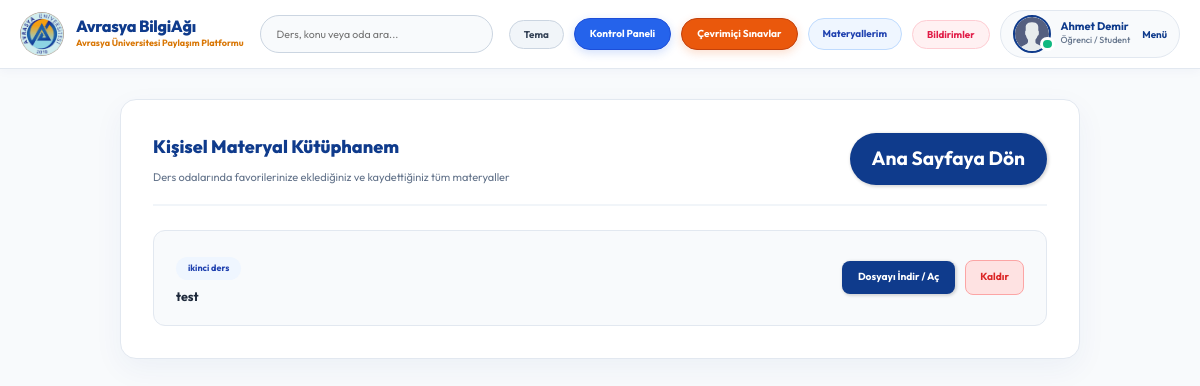
/my-saved-resources/ (signed in), run on an earlier commit of the app's database.
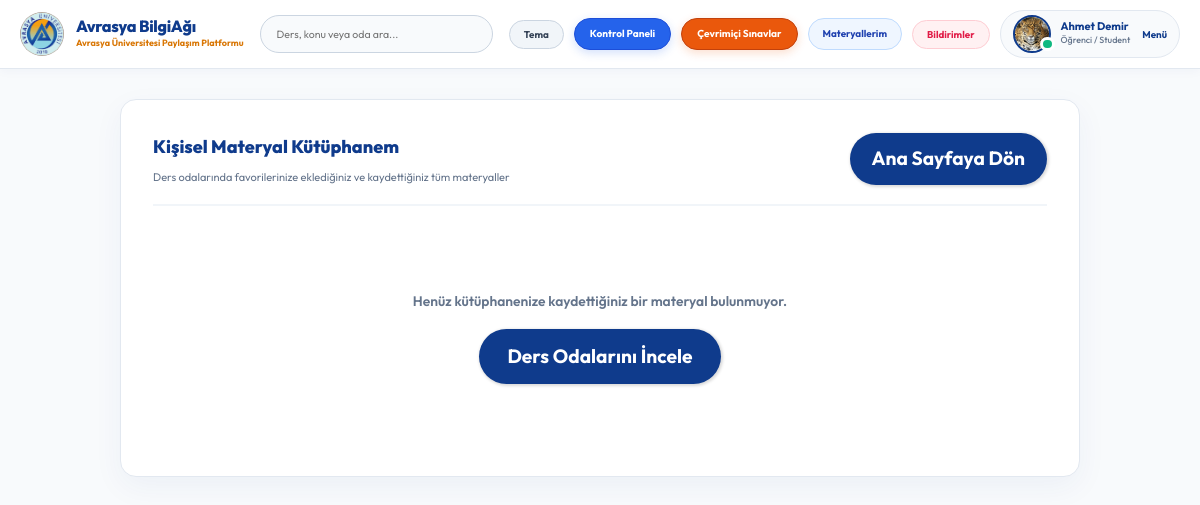
And on a later commit of the database.
### base/models.py (models this page shows, shortened)
class User(AbstractUser):
    name = models.CharField(max_length=200, null=True, verbose_name="Ad Soyad")
    email = models.EmailField(unique=True, null=True, verbose_name="E-Posta Adresi")
    bio = models.TextField(null=True, verbose_name="Hakkımda (Biyografi)")
    avatar = models.ImageField(null=True, default="avatar.svg", verbose_name="Profil Fotoğrafı (Avatar)")
    student_id = models.CharField(max_length=50, null=True, blank=True, verbose_name="Öğrenci / Sicil No")
    department = models.CharField(max_length=100, choices=DEPARTMENT_CHOICES, default='Genel / Diğer', verbose_name="Fakülte / Bölüm")
    role = models.CharField(max_length=20, choices=ROLE_CHOICES, default='student', verbose_name="Akademik Rol")
    github_link = models.URLField(max_length=255, null=True, blank=True, verbose_name="GitHub Profili")
    linkedin_link = models.URLField(max_length=255, null=True, blank=True, verbose_name="LinkedIn Profili")
    objects = CustomUserManager()
    USERNAME_FIELD = 'email'
    REQUIRED_FIELDS = ['username']
    @property
    def unread_notifications_count(self):
        return self.notifications.filter(is_read=False).count()
    @property
    def unread_notifications(self):
        return self.notifications.filter(is_read=False)

class Resource(models.Model):
    user = models.ForeignKey(User, on_delete=models.CASCADE)
    room = models.ForeignKey(Room, on_delete=models.CASCADE, related_name='resources')
    title = models.CharField(max_length=200, verbose_name="Kaynak Başlığı")
    file = models.FileField(upload_to="resources/%Y/%m/", null=True, blank=True, verbose_name="Dosya (PDF, ZIP, Resim)")
    link = models.URLField(max_length=500, null=True, blank=True, verbose_name="Bağlantı (URL)")
    description = models.TextField(null=True, blank=True, verbose_name="Açıklama")
    saved_by = models.ManyToManyField(User, related_name='saved_resources', blank=True)
    created = models.DateTimeField(auto_now_add=True)
    class Meta:
        ordering = ['-created']

class Room(models.Model):
    host = models.ForeignKey(User, on_delete=models.SET_NULL, null=True)
    topic = models.ForeignKey(Topic, on_delete=models.SET_NULL, null=True, verbose_name="Bölüm / Akademik Konu")
    name = models.CharField(max_length=200, verbose_name="Çalışma Odası Adı")
    course_code = models.CharField(max_length=50, null=True, blank=True, verbose_name="Ders Kodu (örn: CENG201)")
    room_type = models.CharField(max_length=20, choices=ROOM_TYPE_CHOICES, default='general', verbose_name="Oda Türü")
    description = models.TextField(null=True, blank=True, verbose_name="Oda Açıklaması")
    participants = models.ManyToManyField(
        User, related_name='participants', blank=True)
    updated = models.DateTimeField(auto_now=True)
    created = models.DateTimeField(auto_now_add=True)
    class Meta:
        ordering = ['-updated', '-created']

### base/views.py (the view)
# urls.py: path('my-saved-resources/', views.saved_resources, name="saved-resources"),
@login_required(login_url='login')
def saved_resources(request):
    resources = request.user.saved_resources.all()
    return render(request, 'base/saved_resources.html', {'resources': resources})

### base/templates/base/saved_resources.html (shortened to what this page needs)
{% extends 'main.html' %}
{% block content %}
<main class="layout" style="max-width: 1000px; margin: 30px auto; padding: 0 20px;">
    <div class="saved-resources-box" style="padding: 32px; border-radius: 16px; box-shadow: 0 10px 30px rgba(15, 59, 140, 0.05);">
        <div style="display: flex; justify-content: space-between; align-items: center; border-bottom: 2px solid #f1f5f9; padding-bottom: 18px; margin-bottom: 24px; flex-wrap: wrap; gap: 12px;">
            <div>
                <h2 style="margin: 0; font-size: 1.5rem; font-weight: 800; display: flex; align-items: center; gap: 10px;">
                    Kişisel Materyal Kütüphanem
                </h2>
                <p style="margin: 6px 0 0 0; font-size: 0.92rem;">Ders odalarında favorilerinize eklediğiniz ve kaydettiğiniz tüm materyaller</p>
            </div>
            <a href="{% url 'home' %}" class="btn btn--main" style="padding: 10px 22px; border-radius: 50px; font-weight: 700; text-decoration: none; display: inline-flex; align-items: center; gap: 8px;">
                Ana Sayfaya Dön
            </a>
        </div>
        <div style="display: flex; flex-direction: column; gap: 14px;">
            {% for res in resources %}
            <div class="saved-resource-card" style="display: flex; justify-content: space-between; align-items: center; padding: 18px 22px; border-radius: 12px; flex-wrap: wrap; gap: 12px;">
                <div>
                    <span style="display: inline-flex; align-items: center; gap: 6px; background: #eff6ff; color: #1e40af; font-size: 0.75rem; font-weight: 700; padding: 4px 12px; border-radius: 20px; margin-bottom: 6px;">
                        {{ res.room.name }}
                    </span>
                    <h4 style="margin: 0; font-size: 1.05rem; font-weight: 700;">{{ res.title }}</h4>
                </div>
                <div style="display: flex; gap: 10px; align-items: center;">
                    {% if res.file %}
                    <a href="{{ res.file.url }}" target="_blank" class="btn btn--main" style="padding: 8px 16px; border-radius: 8px; font-size: 0.85rem; font-weight: 700; text-decoration: none; display: inline-flex; align-items: center; gap: 6px;">
                        Dosyayı İndir / Aç
                    </a>
                    {% elif res.link %}
                    <a href="{{ res.link }}" target="_blank" class="btn btn--main" style="padding: 8px 16px; border-radius: 8px; font-size: 0.85rem; font-weight: 700; text-decoration: none; display: inline-flex; align-items: center; gap: 6px;">
                        Bağlantıya Git
                    </a>
                    {% endif %}
                    <a href="{% url 'toggle-save-resource' res.id %}" style="background: #fee2e2; border: 1px solid #fca5a5; color: #dc2626; padding: 8px 14px; border-radius: 8px; font-size: 0.85rem; font-weight: 700; text-decoration: none; display: inline-flex; align-items: center; gap: 6px;">
                        Kaldır
                    </a>
                </div>
            </div>
            {% empty %}
            <div style="text-align: center; padding: 60px 20px; width: 100%;">
                <p style="font-size: 1.15rem; font-weight: 600; margin-bottom: 16px;">Henüz kütüphanenize kaydettiğiniz bir materyal bulunmuyor.</p>
                <a href="{% url 'home' %}" class="btn btn--main" style="padding: 12px 28px; border-radius: 50px; font-weight: 700; text-decoration: none; display: inline-flex; align-items: center; gap: 8px;">
                    Ders Odalarını İncele
                </a>
            </div>
            {% endfor %}
        </div>
    </div>
</main>
{% endblock content %}

### templates/navbar.html (shortened to what the changed rows need)
{% load static %}
<header class="header header--loggedIn" style="background: #ffffff; border-bottom: 1px solid #e2e8f0; padding: 10px 0; position: sticky; top: 0; z-index: 999; box-shadow: 0 2px 10px rgba(15, 59, 140, 0.04);">
    <div class="container" style="display: flex; justify-content: space-between; align-items: center; gap: 16px; flex-wrap: wrap; width: 100%; max-width: 1400px; margin: 0 auto; padding: 0 20px;">
        <a href="{% url 'home' %}" class="header__logo" style="display: flex; align-items: center; gap: 12px; text-decoration: none; flex-shrink: 0;">
            <div style="white-space: nowrap;">
                <h1 style="margin: 0; font-weight: 800; font-size: 1.35rem; color: #0f3b8c; letter-spacing: -0.3px; line-height: 1.2; white-space: nowrap !important;">Avrasya BilgiAğı</h1>
            </div>
        </a>
        <nav class="header__menu" style="display: flex; align-items: center; gap: 10px; flex-shrink: 0; margin-left: auto;">
            {% if request.user.is_authenticated %}
            <a href="{% url 'saved-resources' %}" title="Kaydedilen Materyallerim" style="display: flex; align-items: center; justify-content: center; background: #eff6ff; border: 1px solid #bfdbfe; color: #1e40af; padding: 7px 14px; border-radius: 50px; text-decoration: none; font-size: 0.82rem; font-weight: 700; flex-shrink: 0;">
                Materyallerim
            </a>
            <div style="position: relative; flex-shrink: 0;">
                <button onclick="const m=document.getElementById('notifModal'); m.style.display = m.style.display === 'none' ? 'block' : 'none';" title="Bildirimler" style="background: #fff1f2; border: 1px solid #fecdd3; color: #e11d48; padding: 7px 14px; border-radius: 50px; cursor: pointer; font-size: 0.82rem; font-weight: 700; display: flex; align-items: center; gap: 6px; position: relative;">
                    Bildirimler
                </button>
            </div>
            <div class="header__user" style="display: flex; align-items: center; gap: 12px; background: #f8fafc; border: 1px solid #e2e8f0; padding: 4px 12px; border-radius: 50px; flex-shrink: 0;">
                <a href="{% url 'update-user' %}" style="display: flex; align-items: center; gap: 10px; text-decoration: none;">
                    <div class="avatar avatar--medium active">
                        <img src="{{request.user.avatar.url}}" style="width: 34px; height: 34px; border-radius: 50%; object-fit: cover;" />
                    </div>
                    <div>
                        <p style="margin: 0; font-weight: 700; color: #0f3b8c; line-height: 1.2; font-size: 0.92rem; white-space: nowrap;">{{request.user.name|default:request.user.username}}</p>
                        <span style="font-size: 0.74rem; color: #64748b; font-weight: 500; display: block; white-space: nowrap;">{{request.user.get_role_display}}</span>
                    </div>
                </a>
                <button class="dropdown-button" style="background: transparent; border: none; cursor: pointer; font-weight: 700; color: #0f3b8c; font-size: 0.82rem;">
                    Menü
                </button>
            </div>
            {% endif %}
        </nav>
    </div>
</header>

What changed in the data, as far as the page shows it:
removed Resource: room.name "ikinci ders", title "test"
changed User "Ahmet Demir": user.avatar: picture added in place of a placeholder
Also different on the page:
text now shown: "Henüz kütüphanenize kaydettiğiniz bir materyal bulunmuyor. Ders Odalarını İncele"
